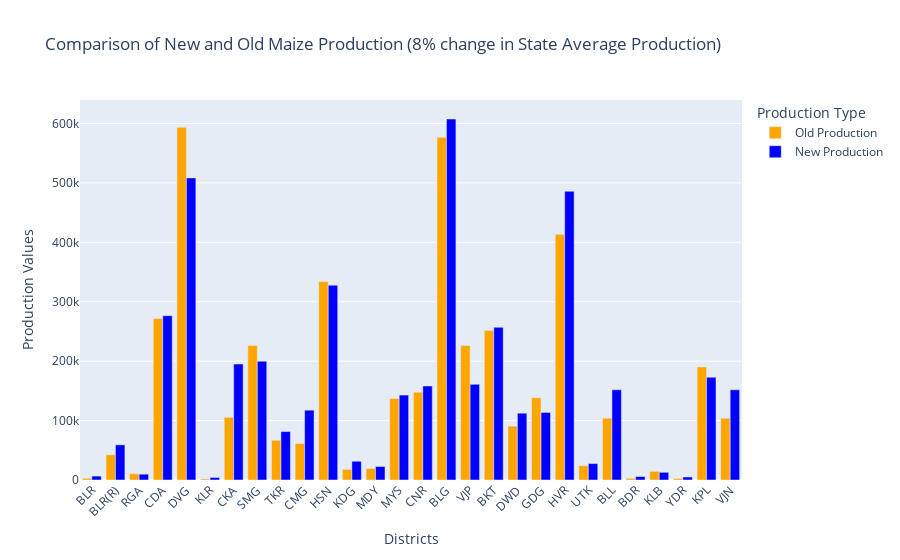

Write notebook code for a chart like this one.
### Code cell
# Denormalize properly
new_val = y_scaler.inverse_transform(filtered_rows['New_Production'].values.reshape(-1, 1)).flatten()
old_val = y_scaler.inverse_transform(y_st['Maize_Production'].values.reshape(-1, 1)).flatten()

abbreviations = filtered_rows['Abbreviation']

import plotly.graph_objects as go

# Create the figure
fig = go.Figure()

# Add the Old Production bars
fig.add_trace(go.Bar(
    x=abbreviations,
    y=old_val,  # Now correctly using denormalized values
    name='Old Production',
    marker_color='orange'
))

# Add the New Production bars
fig.add_trace(go.Bar(
    x=abbreviations,
    y=new_val,  # Now correctly using denormalized values
    name='New Production',
    marker_color='blue'
))

# Update layout for better readability
fig.update_layout(
    title='Comparison of New and Old Maize Production (8% change in State Average Production)',
    xaxis_title='Districts',
    yaxis_title='Production Values',
    barmode='group',  # To display bars side by side
    xaxis_tickangle=-45,  # Rotate x-axis labels for better readability
    legend_title='Production Type'
)

# Show the figure
fig.show()

### Figure 1 — Plotly figure (JSON) as saved in the notebook; plotly's stock layout.template omitted (floating-point values rounded to 4 significant figures)
{"data": [{"marker": {"color": "orange"}, "name": "Old Production", "type": "bar", "x": ["BLR", "BLR(R)", "RGA", "CDA", "DVG", "KLR", "CKA", "SMG", "TKR", "CMG", "HSN", "KDG", "MDY", "MYS", "CNR", "BLG", "VJP", "BKT", "DWD", "GDG", "HVR", "UTK", "BLL", "BDR", "KLB", "YDR", "KPL", "VJN"], "y": [2879.0, 42580.0, 10450.0, 272000.0, 593500.0, 1759.0, 105500.0, 226500.0, 66870.0, 61350.0, 333900.0, 17920.0, 19390.0, 137200.0, 147900.0, 576800.0, 226300.0, 251700.0, 90630.0, 138500.0, 413500.0, 24090.0, 104000.0, 2791.0, 14620.0, 2673.0, 190300.0, 104000.0]}, {"marker": {"color": "blue"}, "name": "New Production", "type": "bar", "x": ["BLR", "BLR(R)", "RGA", "CDA", "DVG", "KLR", "CKA", "SMG", "TKR", "CMG", "HSN", "KDG", "MDY", "MYS", "CNR", "BLG", "VJP", "BKT", "DWD", "GDG", "HVR", "UTK", "BLL", "BDR", "KLB", "YDR", "KPL", "VJN"], "y": [6566.0, 59150.0, 9817.0, 276600.0, 508400.0, 4261.0, 195100.0, 199900.0, 81540.0, 117500.0, 327900.0, 31580.0, 22750.0, 142900.0, 158100.0, 607500.0, 160900.0, 256900.0, 112400.0, 113700.0, 485900.0, 27690.0, 151800.0, 5801.0, 12940.0, 5101.0, 172900.0, 151800.0]}], "layout": {"barmode": "group", "legend": {"title": {"text": "Production Type"}}, "title": {"text": "Comparison of New and Old Maize Production (8% change in State Average Production)"}, "xaxis": {"tickangle": -45, "title": {"text": "Districts"}}, "yaxis": {"title": {"text": "Production Values"}}}}
